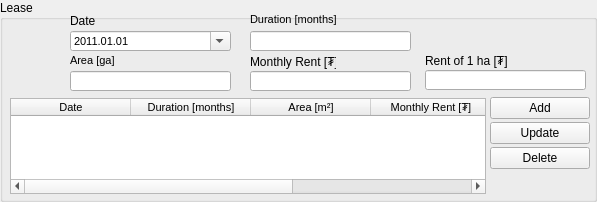
    <widget class="QGroupBox" name="groupBox_19">
     <property name="geometry">
      <rect>
       <x>233</x>
       <y>157</y>
       <width>597</width>
       <height>202</height>
      </rect>
     </property>
     <property name="title">
      <string>Lease</string>
     </property>
     <widget class="QLabel" name="label_40">
      <property name="geometry">
       <rect>
        <x>70</x>
        <y>11</y>
        <width>86</width>
        <height>20</height>
       </rect>
      </property>
      <property name="minimumSize">
       <size>
        <width>0</width>
        <height>20</height>
       </size>
      </property>
      <property name="maximumSize">
       <size>
        <width>16777215</width>
        <height>20</height>
       </size>
      </property>
      <property name="text">
       <string>Date</string>
      </property>
     </widget>
     <widget class="QDateEdit" name="a_lease_dateEdit">
      <property name="geometry">
       <rect>
        <x>70</x>
        <y>31</y>
        <width>161</width>
        <height>20</height>
       </rect>
      </property>
      <property name="minimumSize">
       <size>
        <width>0</width>
        <height>20</height>
       </size>
      </property>
      <property name="maximumSize">
       <size>
        <width>16777215</width>
        <height>20</height>
       </size>
      </property>
      <property name="font">
       <font>
        <pointsize>8</pointsize>
       </font>
      </property>
      <property name="dateTime">
       <datetime>
        <hour>0</hour>
        <minute>0</minute>
        <second>0</second>
        <year>2011</year>
        <month>1</month>
        <day>1</day>
       </datetime>
      </property>
      <property name="displayFormat">
       <string>yyyy.MM.dd</string>
      </property>
      <property name="calendarPopup">
       <bool>true</bool>
      </property>
     </widget>
     <widget class="QPushButton" name="a_lease_addButton">
      <property name="geometry">
       <rect>
        <x>490</x>
        <y>97</y>
        <width>100</width>
        <height>22</height>
       </rect>
      </property>
      <property name="sizePolicy">
       <sizepolicy hsizetype="Fixed" vsizetype="Fixed">
        <horstretch>0</horstretch>
        <verstretch>0</verstretch>
       </sizepolicy>
      </property>
      <property name="minimumSize">
       <size>
        <width>0</width>
        <height>22</height>
       </size>
      </property>
      <property name="maximumSize">
       <size>
        <width>100</width>
        <height>22</height>
       </size>
      </property>
      <property name="text">
       <string>Add</string>
      </property>
     </widget>
     <widget class="QPushButton" name="a_lease_update_button">
      <property name="geometry">
       <rect>
        <x>490</x>
        <y>122</y>
        <width>100</width>
        <height>22</height>
       </rect>
      </property>
      <property name="sizePolicy">
       <sizepolicy hsizetype="Fixed" vsizetype="Fixed">
        <horstretch>0</horstretch>
        <verstretch>0</verstretch>
       </sizepolicy>
      </property>
      <property name="minimumSize">
       <size>
        <width>0</width>
        <height>22</height>
       </size>
      </property>
      <property name="maximumSize">
       <size>
        <width>100</width>
        <height>22</height>
       </size>
      </property>
      <property name="text">
       <string>Update</string>
      </property>
     </widget>
     <widget class="QPushButton" name="a_lease_delete_button">
      <property name="geometry">
       <rect>
        <x>490</x>
        <y>147</y>
        <width>100</width>
        <height>22</height>
       </rect>
      </property>
      <property name="minimumSize">
       <size>
        <width>0</width>
        <height>22</height>
       </size>
      </property>
      <property name="maximumSize">
       <size>
        <width>100</width>
        <height>22</height>
       </size>
      </property>
      <property name="text">
       <string>Delete</string>
      </property>
     </widget>
     <widget class="QLabel" name="decisionDateLabel_13">
      <property name="geometry">
       <rect>
        <x>250</x>
        <y>6</y>
        <width>157</width>
        <height>20</height>
       </rect>
      </property>
      <property name="minimumSize">
       <size>
        <width>0</width>
        <height>20</height>
       </size>
      </property>
      <property name="maximumSize">
       <size>
        <width>16777215</width>
        <height>20</height>
       </size>
      </property>
      <property name="font">
       <font>
        <pointsize>8</pointsize>
       </font>
      </property>
      <property name="text">
       <string>Duration [months]</string>
      </property>
      <property name="alignment">
       <set>Qt::AlignBottom|Qt::AlignLeading|Qt::AlignLeft</set>
      </property>
     </widget>
     <widget class="QLineEdit" name="a_lease_duration_edit">
      <property name="geometry">
       <rect>
        <x>250</x>
        <y>31</y>
        <width>161</width>
        <height>20</height>
       </rect>
      </property>
      <property name="minimumSize">
       <size>
        <width>0</width>
        <height>20</height>
       </size>
      </property>
      <property name="maximumSize">
       <size>
        <width>16777215</width>
        <height>20</height>
       </size>
      </property>
      <property name="font">
       <font>
        <pointsize>8</pointsize>
       </font>
      </property>
     </widget>
     <widget class="QTableWidget" name="a_lease_twidget">
      <property name="geometry">
       <rect>
        <x>10</x>
        <y>98</y>
        <width>476</width>
        <height>96</height>
       </rect>
      </property>
      <property name="font">
       <font>
        <pointsize>8</pointsize>
       </font>
      </property>
      <attribute name="horizontalHeaderDefaultSectionSize">
       <number>120</number>
      </attribute>
      <column>
       <property name="text">
        <string>Date</string>
       </property>
      </column>
      <column>
       <property name="text">
        <string>Duration [months]</string>
       </property>
      </column>
      <column>
       <property name="text">
        <string>Area [m²]</string>
       </property>
      </column>
      <column>
       <property name="text">
        <string>Monthly Rent [₮]</string>
       </property>
      </column>
      <column>
       <property name="text">
        <string>Rent of ha² [₮]</string>
       </property>
      </column>
     </widget>
     <widget class="QLabel" name="applicationDateLabel_14">
      <property name="geometry">
       <rect>
        <x>70</x>
        <y>47</y>
        <width>175</width>
        <height>20</height>
       </rect>
      </property>
      <property name="minimumSize">
       <size>
        <width>0</width>
        <height>20</height>
       </size>
      </property>
      <property name="maximumSize">
       <size>
        <width>16777215</width>
        <height>20</height>
       </size>
      </property>
      <property name="font">
       <font>
        <pointsize>8</pointsize>
       </font>
      </property>
      <property name="text">
       <string>Area [ga]</string>
      </property>
      <property name="alignment">
       <set>Qt::AlignBottom|Qt::AlignLeading|Qt::AlignLeft</set>
      </property>
     </widget>
     <widget class="QLabel" name="label_41">
      <property name="geometry">
       <rect>
        <x>250</x>
        <y>52</y>
        <width>86</width>
        <height>20</height>
       </rect>
      </property>
      <property name="minimumSize">
       <size>
        <width>0</width>
        <height>20</height>
       </size>
      </property>
      <property name="maximumSize">
       <size>
        <width>16777215</width>
        <height>20</height>
       </size>
      </property>
      <property name="text">
       <string>Monthly Rent [₮]</string>
      </property>
     </widget>
     <widget class="QLineEdit" name="a_lease_area_edit">
      <property name="geometry">
       <rect>
        <x>70</x>
        <y>71</y>
        <width>161</width>
        <height>20</height>
       </rect>
      </property>
      <property name="minimumSize">
       <size>
        <width>0</width>
        <height>20</height>
       </size>
      </property>
      <property name="maximumSize">
       <size>
        <width>16777215</width>
        <height>20</height>
       </size>
      </property>
      <property name="font">
       <font>
        <pointsize>8</pointsize>
       </font>
      </property>
     </widget>
     <widget class="QLineEdit" name="a_lease_rent_edit">
      <property name="geometry">
       <rect>
        <x>250</x>
        <y>71</y>
        <width>161</width>
        <height>20</height>
       </rect>
      </property>
      <property name="minimumSize">
       <size>
        <width>0</width>
        <height>20</height>
       </size>
      </property>
      <property name="maximumSize">
       <size>
        <width>16777215</width>
        <height>20</height>
       </size>
      </property>
      <property name="font">
       <font>
        <pointsize>8</pointsize>
       </font>
      </property>
     </widget>
     <widget class="QLabel" name="label_55">
      <property name="geometry">
       <rect>
        <x>425</x>
        <y>51</y>
        <width>156</width>
        <height>20</height>
       </rect>
      </property>
      <property name="minimumSize">
       <size>
        <width>0</width>
        <height>20</height>
       </size>
      </property>
      <property name="maximumSize">
       <size>
        <width>16777215</width>
        <height>20</height>
       </size>
      </property>
      <property name="text">
       <string>Rent of 1 ha [₮]</string>
      </property>
     </widget>
     <widget class="QLineEdit" name="a_lease_rent_edit_2">
      <property name="geometry">
       <rect>
        <x>425</x>
        <y>70</y>
        <width>161</width>
        <height>20</height>
       </rect>
      </property>
      <property name="minimumSize">
       <size>
        <width>0</width>
        <height>20</height>
       </size>
      </property>
      <property name="maximumSize">
       <size>
        <width>16777215</width>
        <height>20</height>
       </size>
      </property>
      <property name="font">
       <font>
        <pointsize>8</pointsize>
       </font>
      </property>
     </widget>
    </widget>
